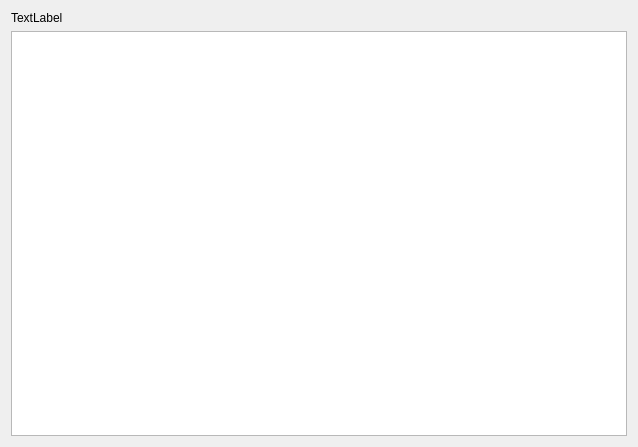
<?xml version="1.0" encoding="UTF-8"?>
<ui version="4.0">
 <class>ProTree</class>
 <widget class="QDialog" name="ProTree">
  <property name="geometry">
   <rect>
    <x>0</x>
    <y>0</y>
    <width>638</width>
    <height>447</height>
   </rect>
  </property>
  <property name="windowTitle">
   <string>Dialog</string>
  </property>
  <layout class="QVBoxLayout" name="verticalLayout_2">
   <item>
    <layout class="QVBoxLayout" name="verticalLayout">
     <item>
      <widget class="QLabel" name="label">
       <property name="text">
        <string>TextLabel</string>
       </property>
      </widget>
     </item>
     <item>
      <widget class="ProTreeWidget" name="treeView"/>
     </item>
    </layout>
   </item>
  </layout>
 </widget>
 <customwidgets>
  <customwidget>
   <class>ProTreeWidget</class>
   <extends>QTreeView</extends>
   <header>ProTreeWidget.h</header>
  </customwidget>
 </customwidgets>
 <resources/>
 <connections/>
</ui>
